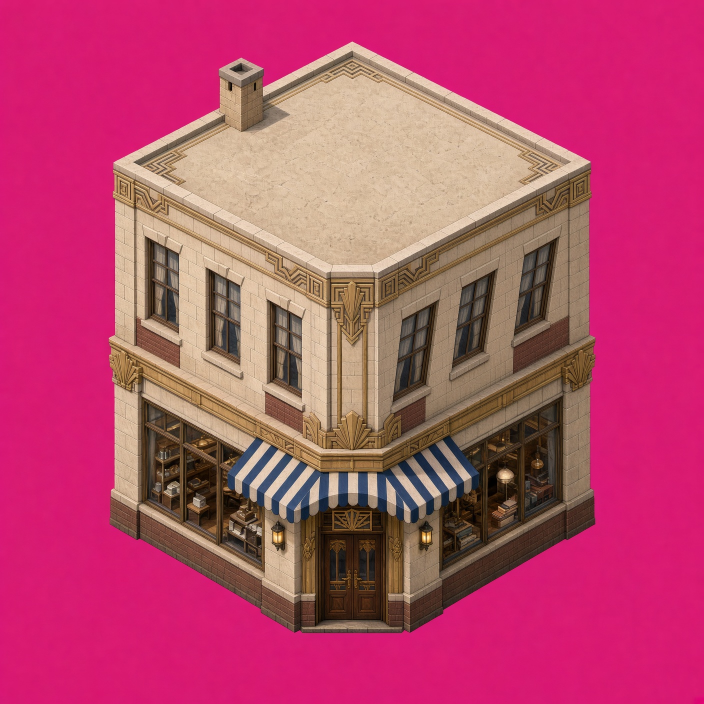
#> input picture art/sources/shop-corner-on-magenta.jpg, 1408 x 1408 px, given in place of apartment.png, which was not available (shown at 1/2 size)
$ python interiors.py ../art/sources/shop-corner-on-magenta.jpg
#> lines starting #> are read from the running program, lines starting #| are printed output that depends on the picture
"""Generate the inside of every building once, offline.

Same contract as tools/portraits.py: nothing at runtime depends on a model
being installed, because the game ships the PNGs. Run through mise:

    mise run art        # once, to build the local venv
    mise run interiors  # to regenerate the rooms

The rooms are painted empty. The people who are standing in one are drawn over
the top by the interface, out of who the core says is actually there, so a room
never disagrees with the city about who is in it.
"""
import hashlib
import os
import subprocess
import sys
import tempfile

from PIL import Image

LOOK = (
    "1950s interior, film noir, oil painting on board, single hard light source, "
    "deep shadow, dark olive-brown and umber palette, muted and desaturated, "
    "visible brushwork, empty room with no people, wide establishing view from "
    "eye level, period fittings, painted by a mid-century illustrator"
)

# One room per address. The words are what the place is, not what it looks like
# in some other game — a laundry is presses and steam, a station is tile and a
# counter, and the Herald is three floors of typewriters.
ROOMS = {
    "room": "a cheap rented room above a bar, iron bedstead, washstand, one window with a drawn blind",
    "bar": "a small city bar, long wooden counter, bottles on a back shelf, booths along one wall",
    "docks": "a dockside cargo shed, crates and pallets, chain hoist, wide loading doors open to grey water",
    "laundry": "a commercial laundry back room, steam presses, hanging sheets, tiled floor, brass pipework",
    "club": "a plush casino floor, roulette table, brass rail, heavy curtains, low chandeliers",
    "market": "a covered market exchange hall, wooden stalls, hanging scales, high dusty windows",
    "apartment": "a respectable apartment sitting room, upholstered chairs, a mantelpiece, patterned wallpaper",
    "garage": "a motor repair garage, a car on a lift, tool boards, oil drums, concrete floor",
    "casino": "an upstairs gambling room, card tables under green shaded lamps, panelled walls",
    "estate": "the drawing room of a large house, tall windows, heavy drapes, a grand fireplace",
    "precinct": "a police station front office, tiled floor, high wooden counter, notice boards, barred inner door",
    "herald": "a newspaper composing room, rows of typewriters, paper spikes, hanging lamps, printing press beyond",
    "restaurant": "a small restaurant dining room, tables with white cloths, a curtained door to a back room, wall lamps",
    "goldenlily": "a small private gambling room, one green baize table, low shaded lamp, panelled walls, heavy curtains",
    "steamworks": "a commercial laundry floor, rows of washing machines and mangles, steam, drying racks on rails",
    "burlesque": "a revue bar interior, a small stage with a curtain, round tables, bar along one wall, footlights",
    "cabstand": "a taxi dispatch office, a wall of hooks and route cards, a radio set on the counter, cabs through the window",
    "dealer": "a car showroom interior, two cars on a polished floor, a salesman's desk, wide window onto the forecourt",
    "archway": "a repair shop inside a brick railway arch, an inspection pit, tools on the wall, a car up on blocks",
    "tailor": "a tailor's fitting room, a long mirror, a cutting table with cloth and shears on it, bolts of worsted stacked on shelves, a half-made jacket on a dress stand, a curtained changing corner",
    "chapel": "an undertaker's chapel of rest, two rows of chairs, a covered casket on trestles, lilies going over in a brass vase, a door to the yard",
    "scrapyard": "a scrapyard office hut, a weighbridge dial on the wall, a stove, stacked wrecks through the grimy window",
    "pawn": "a pawnbroker's shop interior, a long counter with a brass grille, shelves of watches and instruments behind it, a ledger open under a green lamp",
    "filling": "a filling station counter room, a rack of oil cans and cigarettes, a till, the pumps through the window",
    "pumps": "a filling station office under an arch, a paraffin heater, a shelf of parts and sweets, a night window onto the apron",
    "poolhall": "a billiard hall, three tables under low hanging lamps, cue racks on the wall, a payphone in the corner",
    "butcher": "a butcher shop interior, marble counter, hooks and rails, a heavy cold room door at the back",
    "haulage": "a haulage yard office, a wall of route boards and keys, a counter, trucks visible through the window",
}

W, H = 832, 512


def seed_for(place):
    """A place's seed comes from its name, not its position in this list.

    It used to be 4000 + index, so adding four addresses to the city shifted
    every index after them and would have repainted sixteen rooms that were
    already finished. A room should look the same tomorrow as it does today.
    """
    return 4000 + int(hashlib.sha256(place.encode()).hexdigest()[:6], 16) % 100000


def generate(prompt, seed, path):
#> called with seed = 91931
    subprocess.run([
        os.path.join(os.path.dirname(sys.executable), "mflux-generate"),
        "--model", "mflux-community/flux-1-schnell-mflux-q8", "--base-model", "schnell",
        "--steps", "4", "--height", str(H), "--width", str(W),
        "--seed", str(seed), "--no-metadata", "--output", path, "--prompt", prompt,
    ], check=True, stdout=subprocess.DEVNULL, stderr=subprocess.DEVNULL)
#> (this line was passed over: subprocess is not available in this run)


def main(out_dir):
    os.makedirs(out_dir, exist_ok=True)
    work = tempfile.mkdtemp(prefix="rooms-")
    for i, (place, what) in enumerate(sorted(ROOMS.items())):
        out = os.path.join(out_dir, f"room-{place}-v1.jpg")
        # Paint what has no picture; leave a finished room alone. See the note
        # in tools/exteriors.py.
        if os.path.exists(out) and "--all" not in sys.argv:
            print(f"  {i + 1}/{len(ROOMS)} {place} already painted", flush=True)
            continue
        raw = os.path.join(work, f"{place}.png")
        generate(f"{what}, {LOOK}", seed_for(place), raw)
        # Saved as JPEG: these are backdrops behind figures, and a megabyte a
        # room would be four times the weight of the whole rest of the game.
        Image.open(raw).convert("RGB").resize((W, H), Image.LANCZOS).save(
            out, quality=82, optimize=True)
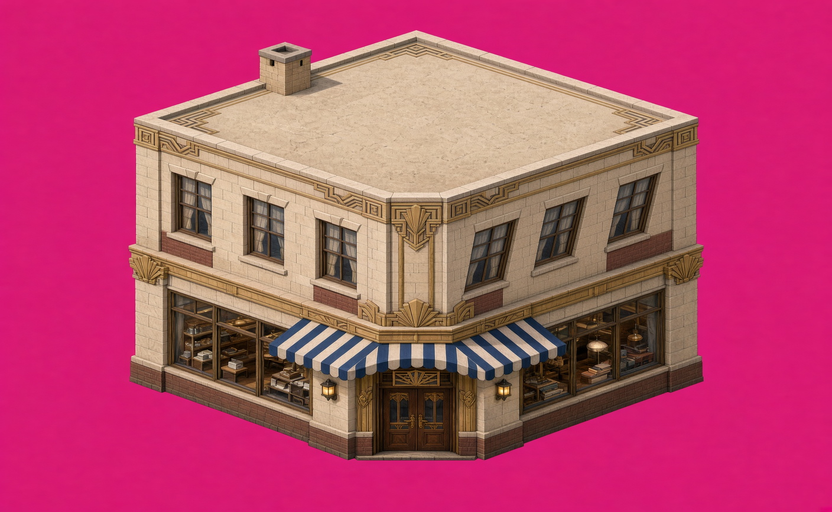
#> saved as room-apartment-v1.jpg: PIL image 832x512 RGB; mean R, G, B 184, 71.7, 107.2
        print(f"  {i + 1}/{len(ROOMS)} {place} -> {out}", flush=True)
#> pass 2 of the loop in main, `for i, (place, what) in enumerate(sorted(ROOMS.items())):`:
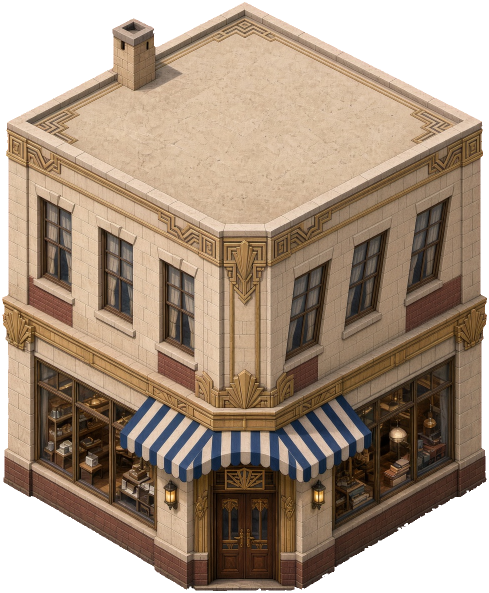
#> input picture art/sources/shop-corner-cutout.png, 978 x 1186 px, given in place of archway.png, which was not available (shown at 1/2 size)
#> in main, `Image.open(raw).convert("RGB").resize((W, H), Image.LANCZOS).save( out..`:
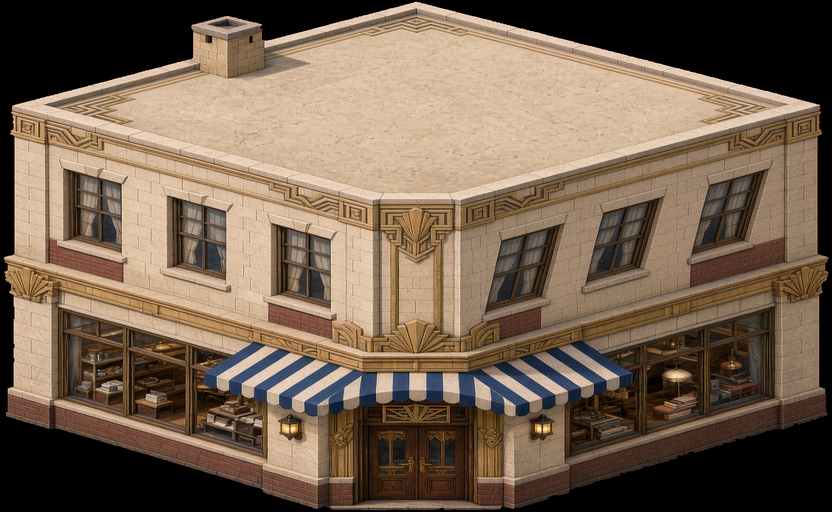
#> saved as room-archway-v1.jpg: PIL image 832x512 RGB; mean R, G, B 117.9, 98.5, 80.5


if __name__ == "__main__":
#> (the run stopped early here; a loop or call above may not have finished)
